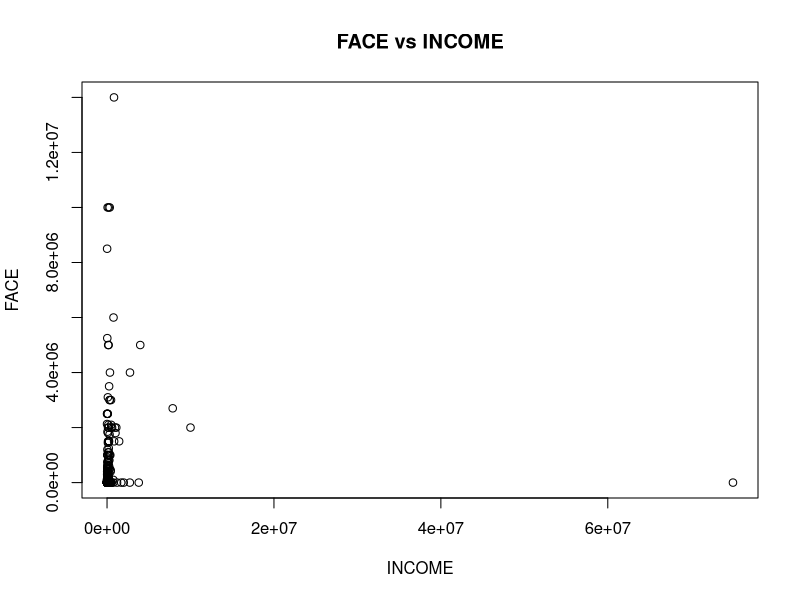
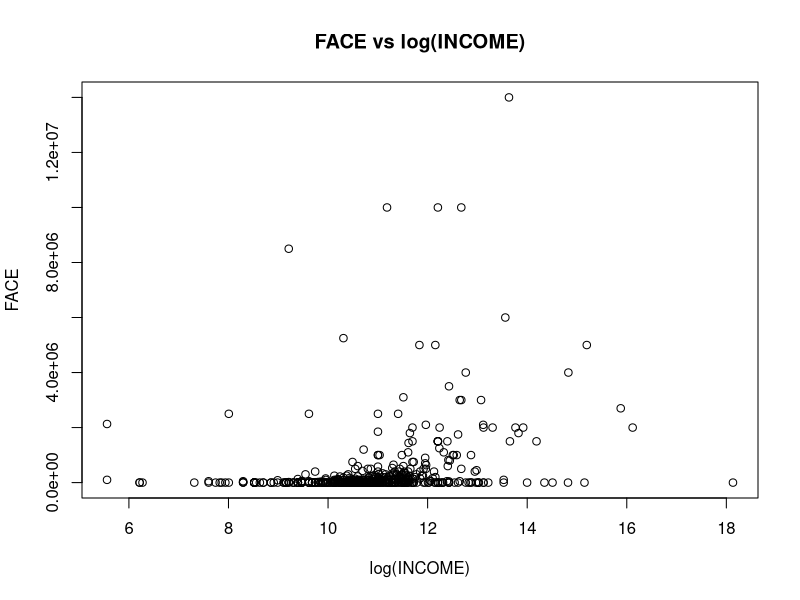
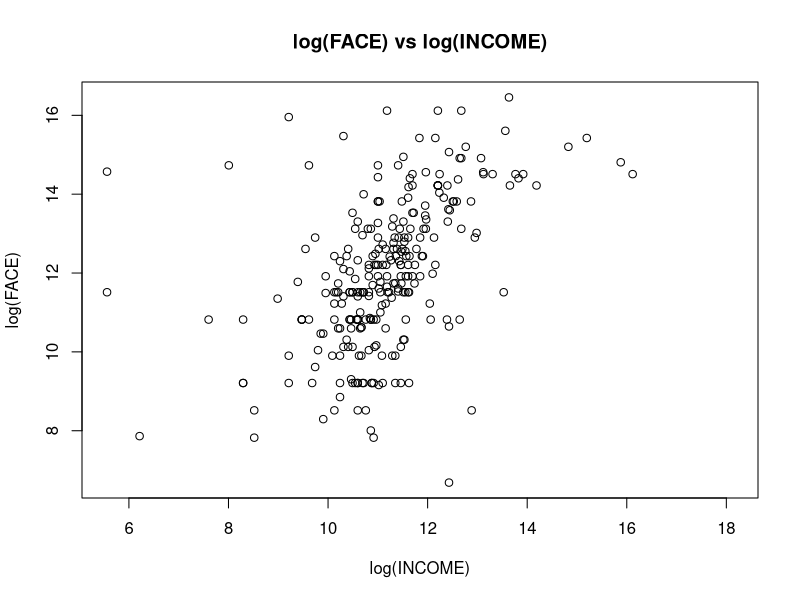
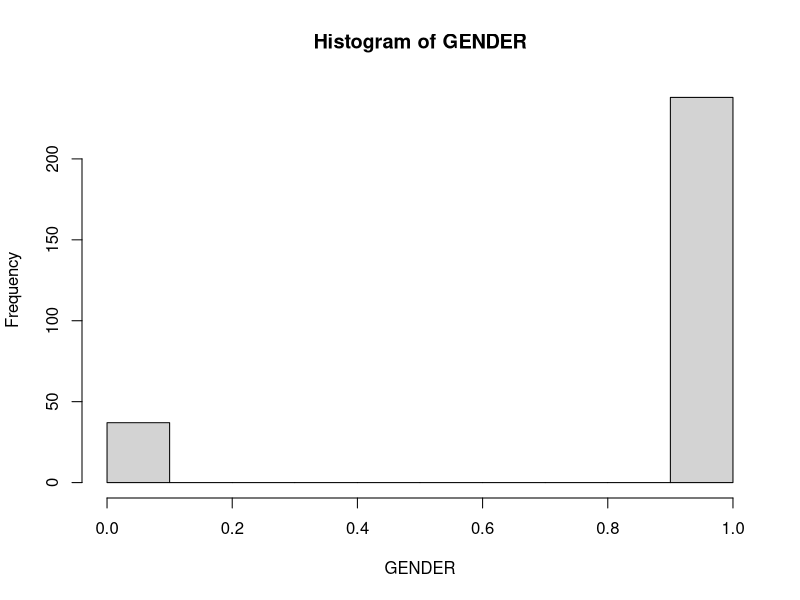
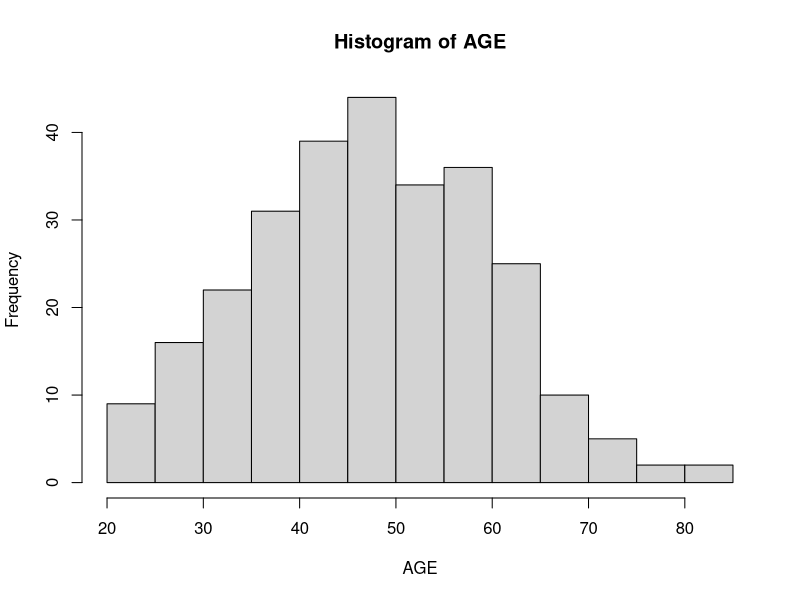
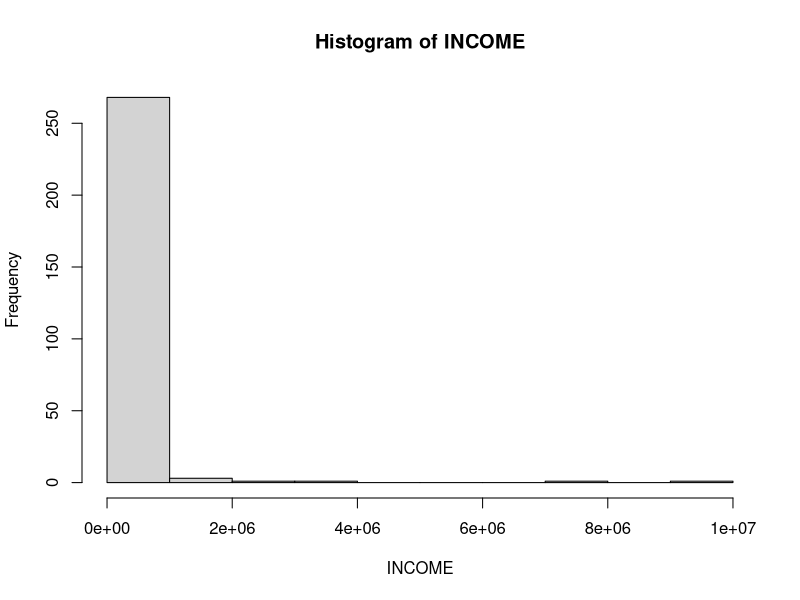
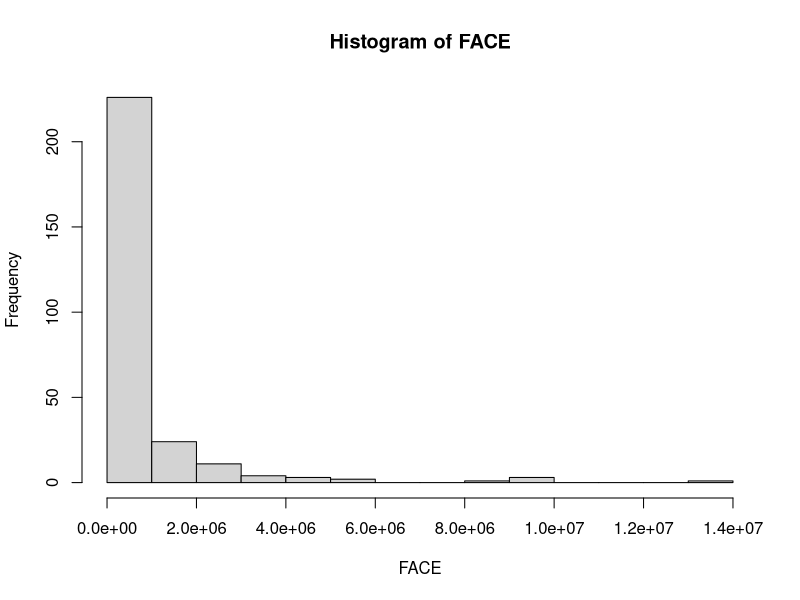
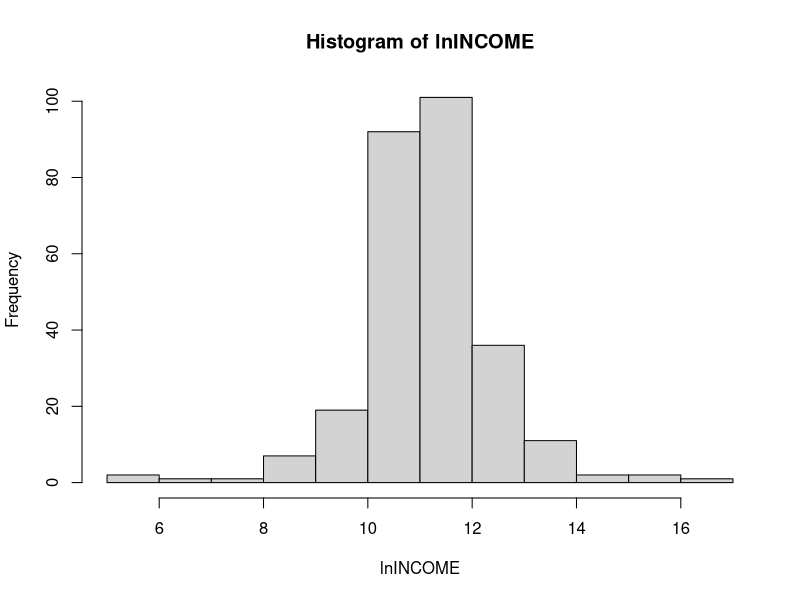

These charts were generated, in order, by the following R code:
# ###########################################################################
# #                                                                         #
# #                    FINAL ASSIGNMENT - QUESTION #2                       #
# #                                                                         #
# ###########################################################################
#
# GENDER ‐ Gender of the survey respondent
# AGE Age of the survey respondent
# INCOME Annual income of the family
# FACE Amount that the company will pay in the event of the death of the named insured
# Answer following questions (show your work for every steps):
# 1. How gender, age and income (explanatory variables) are related to FACE 
# (dependent variable) and each other.
# a. Use graphs/figures to show the relationships
# 2. Can gender, age and income help explain the FACE
#    a. Run a multiple linear regression
#    b. Find the estimated regression parameters
#    c. Use Rsq, Rsq_Adj, MSE to show performance of explanatory variables
#    d. Use T‐test to show – how important the explanatory variables are
# 3. Use a statistical software to answer this question
# 4. Write down your interpretation as necessary so that a non‐statistician can
# understand your explanation

# Data can be found here:
# https://instruction.bus.wisc.edu/jfrees/jfreesbooks/regression%20modeling/bookwebdec2010/CSVData/TermLife.csv

setwd("~/data-sci-learning/dat201/")
df.raw = read.csv("TermLife.csv")
str(df.raw)

# heavily clustered in bottom-left
plot(FACE ~ INCOME, data=df.raw, main="FACE vs INCOME")
# still clustered around x-axis
plot(FACE ~ log(INCOME), data=df.raw, main="FACE vs log(INCOME)")
# much more useful for regression
plot(log(FACE) ~ log(INCOME), data=df.raw, main="log(FACE) vs log(INCOME)")
summary(df.raw[, c("GENDER", "AGE", "INCOME", "FACE")])
# number of rows with zero values for face 
nrow(df.raw[ df.raw$FACE == 0, ])
# as a percetage of total rows
nrow(df.raw[ df.raw$FACE == 0, ]) / nrow(df.raw) * 100

# INCOME is heavily skewed to the right (median < mean) which explains the 
# clustering in the 1st plot above.  Similarly with FACE.
# FACE also has many 0 values (225 of them or 45%).  We cannot use a log 
# transformation on these since it will result in -Inf which won't work for a 
# linear regression.  
#
# ASSUMPTION: We can drop the rows where FACE == 0.  The assumption is that 
# these are incidents where customers did not buy insurance.  We will
# determine a regression model only for customers who purchased.  

# Create a final data frame (df) that will be used for the remaining analysis
df = df.raw[ df.raw$FACE>0, c("GENDER", "AGE", "INCOME", "FACE")]
df$lnINCOME = log(df$INCOME)
df$lnFACE = log(df$FACE)
str(df)
n = nrow(df)
summary(df)

attach(df)
hist(GENDER)
hist(AGE)
hist(INCOME)
hist(FACE)
hist(lnINCOME)
hist(lnFACE)


# ----------------------------------------------------------------------------
# 1. How gender, age and income (explanatory variables) are related to FACE 
# (dependent variable) and each other.
# a. Use graphs/figures to show the relationships

pairs(df, lower.panel=NULL, gap=0)

plot(lnFACE ~ lnINCOME, data=df)
df.cor = cor(df)
round(df.cor[6,], 2)

pairs(~ lnFACE + GENDER + AGE + lnINCOME, data=df, lower.panel=NULL, gap=0)

# CONCLUSION:
#  - Age does not appear to be linearly correlated to lnFace (-0.05)
#  - Gender appears to have a weak linear relationship with lnFace (0.26)
#  - lnIncome appears to have a strong linear relationship with lnFace (0.48)
# (Pearson correlation given as reference.)


# ----------------------------------------------------------------------------
# 2. Can gender, age and income help explain the FACE
#    a. Run a multiple linear regression

m = lm(lnFACE ~ GENDER + AGE + lnINCOME, data=df)
m.summ = summary(m)
m.summ


# ----------------------------------------------------------------------------
#    b. Find the estimated regression parameters

cf = coef(m)
B0 = cf[1]
B1 = cf[2]  # GENDER
B2 = cf[3]  # AGE
B3 = cf[4]  # lnINCOME

round(cf, 3)

# RESULTS:
#      (Intercept)      GENDER         AGE    lnINCOME 
#            4.502       0.876      -0.010       0.647 
#
# Equation of the fitted line:
#      lnFACE = (4.50) + (0.876)GENDER - (0.010)AGE + (0.647)lnINCOME


# ----------------------------------------------------------------------------
#    c. Use Rsq, Rsq_Adj, MSE to show performance of explanatory variables

rsq     = m.summ$r.squared             # 0.261
rsq.adj = m.summ$adj.r.squared         # 0.253
mse     = mean(m.summ$residuals^2)     # 2.577
se      = m.summ$sigma                 # 1.617

perf    = c(RSQ=rsq, RSQA=rsq.adj, MSE=mse, SE=se)
round(perf, 3)

# RESULTS:
#
#   RSQ  RSQA   MSE    SE 
# 0.261 0.253 2.577 1.617 
#
# CONCLUSION:
#
# MSE => same units as the variables which are log transformed.   Not a good 
# measure in this case.
# The model explains 25.3% of the variance in lnFACE using the three explanatory 
# variables (using RSQ).
# Any predicted value using this model will have a 95% chance to be +/- 3.23 of 
# the line (using 2 * RSE).


# ----------------------------------------------------------------------------
#    d. Use T‐test to show – how important the explanatory variables are

# For this analysis of significance, we will take the threshold to be 95%. 
# Therefore our value for alpha = 0.05.  

alpha = 0.05

# By inspecting the report given by the function summary(), we can simply 
# compare the p-values for each variable to our threshold (0.05).
#
#                Estimate Std. Error t value Pr(>|t|)    
#   (Intercept)  4.501821   0.915055   4.920 1.51e-06 ***
#   GENDER       0.875621   0.293576   2.983  0.00312 ** 
#   AGE         -0.010196   0.007952  -1.282  0.20091    
#   lnINCOME     0.647437   0.077576   8.346 3.65e-15 ***

m.pvals = c(GENDER = m.summ$coefficients[2,4],
        AGE = m.summ$coefficients[3,4],
        lnINCOME = m.summ$coefficients[4,4]
)

round(m.pvals, 3)
# P-values that are closer to 0 are relatively more significant.
#    GENDER      AGE lnINCOME 
#     0.003    0.201    0.000


m.pvals < alpha
# P-values that exceed our threshold (alpha) are not contributing to our model
# in a meaningful way.
#   GENDER      AGE lnINCOME 
#     TRUE    FALSE     TRUE       

# CONCLUSION:
# It was found that Gender (p=0.003) and Income (p=0.00) significantly 
# predicted values for Face.  Furthermore, Income was found to be a stronger 
# predictor than Gender.  Lastly, Age (p=0.201) was found to NOT be a 
# significant predictor.


# ----------------------------------------------------------------------------
# 4. Write down your interpretation as necessary so that a non‐statistician can
# understand your explanation

# Multiple linear regression was used to test if the age, gender and income of 
# an individual that purchased life insurance would significantly predict the 
# amount the company would pay in the event of death.  
#
# The fitted regression model was: 
#     lnFACE = 4.50 + (0.876)GENDER - (0.010)AGE + (0.647)lnINCOME
#
# The overall regression was statistically significant (R2 = 0.261, 
# F(3, 271) = 31.91, p < 2.2e-16).
#
# Looking at each of the explanatory variables, we can find a few more 
# insights.  The following statements are made with a 95% threshold, meaning
# we expect less that 5% probability of seeing these results by chance.
#
# Age was found to not be a good predictor of face (p=0.201).
(exp(B2)-1) * 100
#
# Gender was found to significantly predict face (p=0.003).  A value of 1 for 
# gender, if all other variables remain fixed, leads to an increase in the 
# predicted value for face by 140.0%.  It is unknown if this value for gender 
# implies male or female for this data set. 
(exp(B1)-1) * 100
#
# Income was found to significantly predict face (p=0.000).  For a 1% increase 
# in income, if all other variables remain fixed, the model predicts a 64.7% 
# increase in face (the payout amount).
